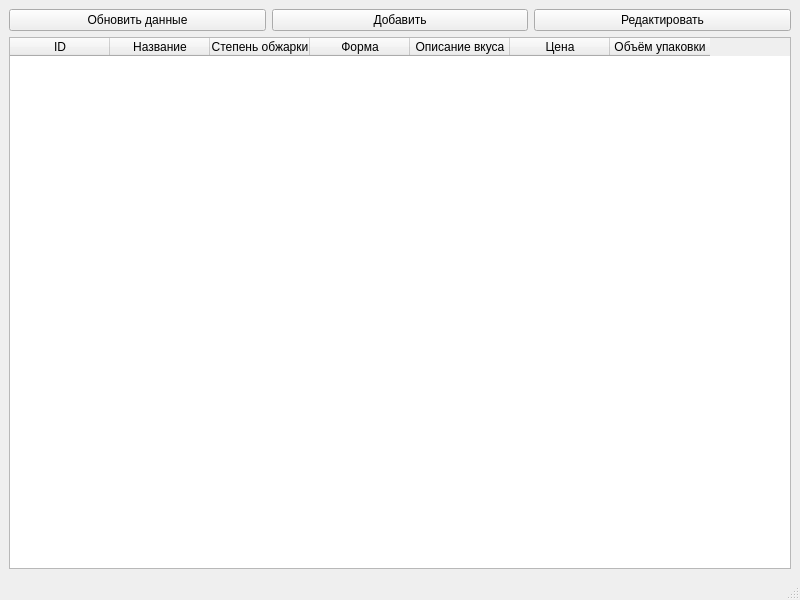
<?xml version="1.0" encoding="UTF-8"?>
<ui version="4.0">
 <class>CoffeeApp</class>
 <widget class="QMainWindow" name="CoffeeApp">
  <property name="geometry">
   <rect>
    <x>0</x>
    <y>0</y>
    <width>800</width>
    <height>600</height>
   </rect>
  </property>
  <property name="windowTitle">
   <string>Информация о кофе</string>
  </property>
  <widget class="QWidget" name="centralwidget">
   <layout class="QVBoxLayout" name="verticalLayout">
    <item>
     <layout class="QHBoxLayout" name="horizontalLayout">
      <item>
       <widget class="QPushButton" name="refreshButton">
        <property name="text">
         <string>Обновить данные</string>
        </property>
        <property name="minimumHeight">
         <number>30</number>
        </property>
       </widget>
      </item>
      <item>
       <widget class="QPushButton" name="addButton">
        <property name="text">
         <string>Добавить</string>
        </property>
        <property name="minimumHeight">
         <number>30</number>
        </property>
       </widget>
      </item>
      <item>
       <widget class="QPushButton" name="editButton">
        <property name="text">
         <string>Редактировать</string>
        </property>
        <property name="minimumHeight">
         <number>30</number>
        </property>
       </widget>
      </item>
     </layout>
    </item>
    <item>
     <widget class="QTableWidget" name="coffeeTable">
      <property name="columnCount">
       <number>7</number>
      </property>
      <property name="rowCount">
       <number>0</number>
      </property>
      <column>
       <property name="text">
        <string>ID</string>
       </property>
      </column>
      <column>
       <property name="text">
        <string>Название</string>
       </property>
      </column>
      <column>
       <property name="text">
        <string>Степень обжарки</string>
       </property>
      </column>
      <column>
       <property name="text">
        <string>Форма</string>
       </property>
      </column>
      <column>
       <property name="text">
        <string>Описание вкуса</string>
       </property>
      </column>
      <column>
       <property name="text">
        <string>Цена</string>
       </property>
      </column>
      <column>
       <property name="text">
        <string>Объём упаковки</string>
       </property>
      </column>
      <property name="horizontalHeaderLabels">
       <stringlist>
        <string>ID</string>
        <string>Название</string>
        <string>Степень обжарки</string>
        <string>Форма</string>
        <string>Описание вкуса</string>
        <string>Цена</string>
        <string>Объём упаковки</string>
       </stringlist>
      </property>
     </widget>
    </item>
   </layout>
  </widget>
  <widget class="QMenuBar" name="menubar"/>
  <widget class="QStatusBar" name="statusbar"/>
 </widget>
 <resources/>
 <connections/>
</ui>
